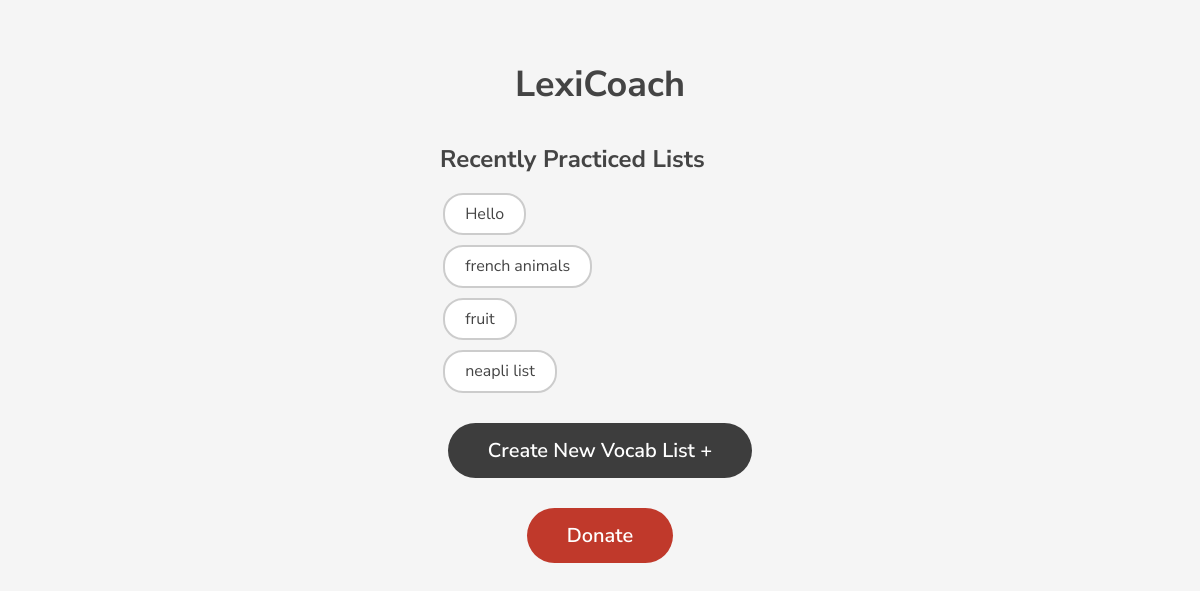
Before: / with the older database file.
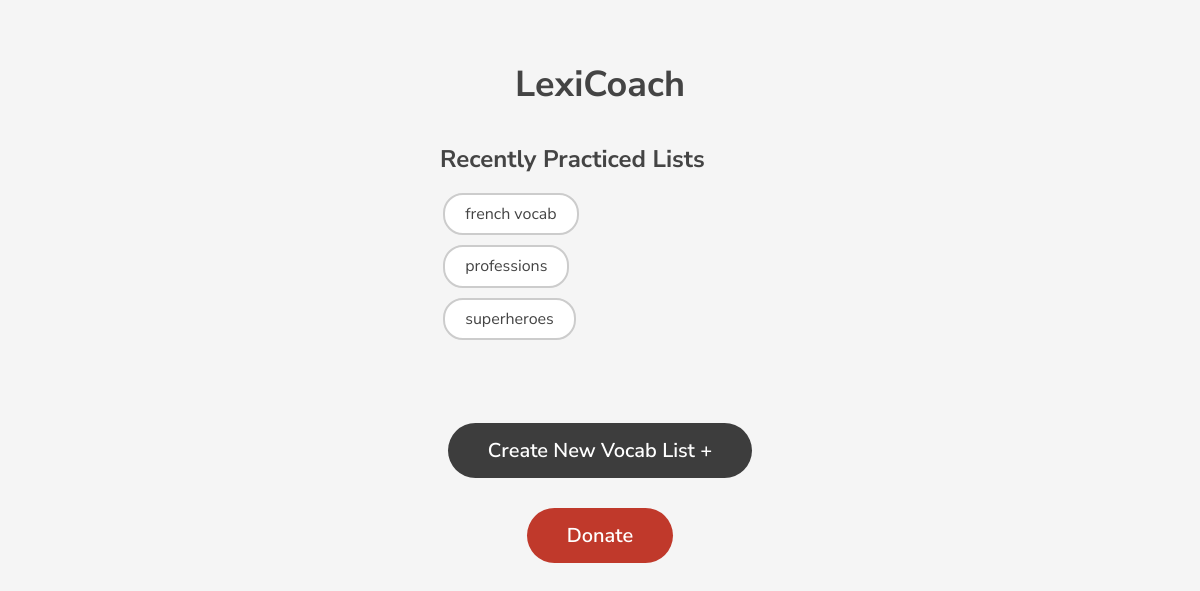
After: the same page with the newer database file.
### dbops.py (models this page shows)
class VocabList(db.Model):
    name = db.Column(db.String, unique=True, nullable=False, primary_key=True)
    language = db.Column(db.String, nullable=False)
    vocab = db.Column(db.UnicodeText, nullable=False)

### dbops.py (the view)
@app.route('/')
def home():
    all_lists = db.session.execute(db.select(VocabList.name)).scalars()
    return render_template('home.html',names=all_lists)

### templates/home.html (shortened to what this page needs)
<!DOCTYPE html>
<html>
<head>
	<link rel="stylesheet" href="https://cdnjs.cloudflare.com/ajax/libs/normalize/8.0.1/normalize.min.css" />
	<link rel="stylesheet" href="{{ url_for('static', filename='style.css') }}">
</head>
<body>
	<div class="container">
		<h1 class="title">LexiCoach</h1>
		<div class="recently-practiced">
			<h2 class="section-title">Recently Practiced Lists</h2>
			<div class="scroll-box">
			{% for i in names %}
				<button class="recent-btn" onclick="startPractice(this)">{{i}}</button>
		        {% endfor %}
			</div>
		</div>
		<button class="create-btn" onclick="goToVocabListWindow()">Create New Vocab List +</button>
		<button class="donate-btn" onclick="goToDonatePage()">Donate</button>
	</div>
</body>
</html>

### static/style.css (style rules this page uses)
body { background-color: #f5f5f5; font-family: 'Nunito Sans', sans-serif; font-size: 16px; color: #444; }
.container { max-width: 800px; margin: 0 auto; padding: 40px 20px; }
.title { font-size: 36px; font-weight: 700; margin-bottom: 40px; text-align: center; }
.section-title { font-size: 24px; font-weight: 700; margin-bottom: 20px; margin-left: 30%; }
.scroll-box { overflow-y: scroll; white-space: nowrap; margin-bottom: 30px; height: 200px; width: 80%; }
.recent-btn { display: block; background-color: #fff; border: 2px solid #ccc; margin-left: 38%; color: #444; padding: 10px 20px; margin-bottom: 10px; border-radius: 20px; font-size: 16px; cursor: pointer; }
.recent-btn:last-child { margin-right: 0; }
.create-btn { display: block; background-color: #3d3d3d; color: #fff; padding: 16px 40px; border-radius: 30px; font-size: 20px; font-weight: 600; margin: 0 auto 30px; border: none; cursor: pointer; }
.donate-btn { display: block; background-color: #c0392b; color: #fff; padding: 16px 40px; border-radius: 30px; font-size: 20px; font-weight: 600; margin: 0 auto; border: none; cursor: pointer; }

Changed rows visible on the page:
removed VocabList: name "Hello"
removed VocabList: name "french animals"
removed VocabList: name "fruit"
removed VocabList: name "neapli list"
added VocabList: name "french vocab"
added VocabList: name "professions"
added VocabList: name "superheroes"
